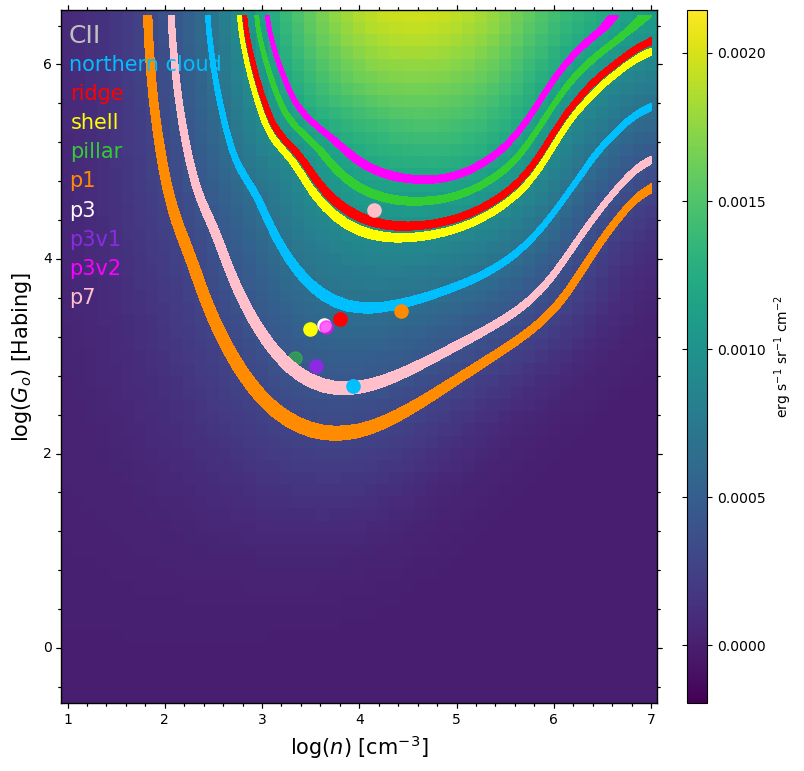

This figure's Python source:
#ipython --pylab

import aplpy
import math

gc = aplpy.FITSFigure('CII158G0sm.fits')

#gc.show_grayscale()
#gc.show_colorscale(cmap='jet')
gc.show_colorscale()
gc.add_colorbar(pad=0.3,location='right', axis_label_text="erg s$^{-1}$ sr$^{-1}$ cm$^{-2}$")
#gc.add_colorbar.set_axis_label_font(size=12)
gc.axis_labels.set_ytext('log($G_{o}$) [Habing]')
gc.axis_labels.set_xtext('log($n$) [cm$^{-3}$]')
gc.axis_labels.set_font(size=15)
gc.show_markers(math.log10(8600),math.log10(500),marker='o',alpha=1,edgecolor='deepskyblue',facecolor='deepskyblue',s=90)#3.93,2.7
gc.show_contour('CII158G0sm.fits', colors='deepskyblue',levels=[6.52*10**-4,6.88*10**-4],filled=True,alpha=1)


gc.add_label(1.18,6.3,'CII',color='silver',size=18)


gc.add_label(1.8,6.,'northern cloud',color='deepskyblue',size=15)

gc.show_markers(math.log10(6400),math.log10(2400),marker='o',alpha=1,edgecolor='red',facecolor='red',s=90)
gc.show_contour('CII158G0sm.fits', colors='red',levels=[9.72*10**-4,10.08*10**-4],filled=True,alpha=1)
gc.add_label(1.3,5.7,'ridge',color='red',size=15)

gc.show_markers(math.log10(3100),math.log10(1900),marker='o',alpha=1,edgecolor='yellow',facecolor='yellow',s=90)
gc.show_contour('CII158G0sm.fits', colors='yellow',levels=[9.22*10**-4,9.58*10**-4],filled=True,alpha=1)
gc.add_label(1.28,5.4,'shell',color='yellow',size=15)

gc.show_markers(math.log10(2200),math.log10(970),marker='o',alpha=0.5,edgecolor='limegreen',facecolor='limegreen',s=90)
gc.show_contour('CII158G0sm.fits', colors='limegreen',levels=[1.082*10**-3,1.118*10**-3],filled=True,alpha=1)
gc.add_label(1.3,5.1,'pillar',color='limegreen',size=15)

#gc.show_markers(4.15,3,marker='o',alpha=1,edgecolor='orange',facecolor='orange',s=90)
gc.show_markers(math.log10(27000),math.log10(2900),marker='o',alpha=1,edgecolor='darkorange',facecolor='darkorange',s=90)
gc.show_contour('CII158G0sm.fits', colors='darkorange',levels=[2.82*10**-4,3.18*10**-4],filled=True,alpha=1)
gc.add_label(1.15,4.8,'p1',color='darkorange',size=15)

#gc.show_markers(4.65,3.43,marker='o',alpha=1,edgecolor='purple',facecolor='purple',s=90)
#p3-all
gc.show_markers(math.log10(4300),math.log10(2100),marker='o',alpha=1,edgecolor='snow',facecolor='snow',s=90)
gc.show_contour('CII158G0sm.fits', colors='snow',levels=[3.382*10**-3,3.418*10**-3],filled=True,alpha=1) #p3v2
gc.add_label(1.15,4.5,'p3',color='snow',size=15)
#p3_-15_5
gc.show_markers(math.log10(3600),math.log10(790),marker='o',alpha=1,edgecolor='blueviolet',facecolor='blueviolet',s=90)
gc.show_contour('CII158G0sm.fits', colors='blueviolet',levels=[1.982*10**-3,2.018*10**-3],filled=True,alpha=1) #p3v2
gc.add_label(1.28,4.2,'p3v1',color='blueviolet',size=15)
#p3_5_20
gc.show_markers(math.log10(4500),math.log10(2000),marker='o',alpha=0.6,edgecolor='magenta',facecolor='magenta',s=90)
gc.show_contour('CII158G0sm.fits', colors='magenta',levels=[1.182*10**-3,1.218*10**-3],filled=True,alpha=1) #p3v2
gc.add_label(1.28,3.9,'p3v2',color='magenta',size=15)
#,3.382*10**-3,3.418*10**-3 p3

#gc.show_markers(4.34,4.45,marker='o',alpha=1,edgecolor='pink',facecolor='pink',s=90)
gc.show_markers(math.log10(14000),math.log10(32000),marker='o',alpha=1,edgecolor='pink',facecolor='pink',s=90)
gc.show_contour('CII158G0sm.fits', colors='pink',levels=[4.02*10**-4,4.38*10**-4],filled=True,alpha=1)
gc.add_label(1.15,3.6,'p7',color='pink',size=15)

gc.show_markers(math.log10(8600),math.log10(500),marker='o',alpha=1,edgecolor='deepskyblue',facecolor='deepskyblue',s=90)#3



gc.save('cii-g0-n.png')
